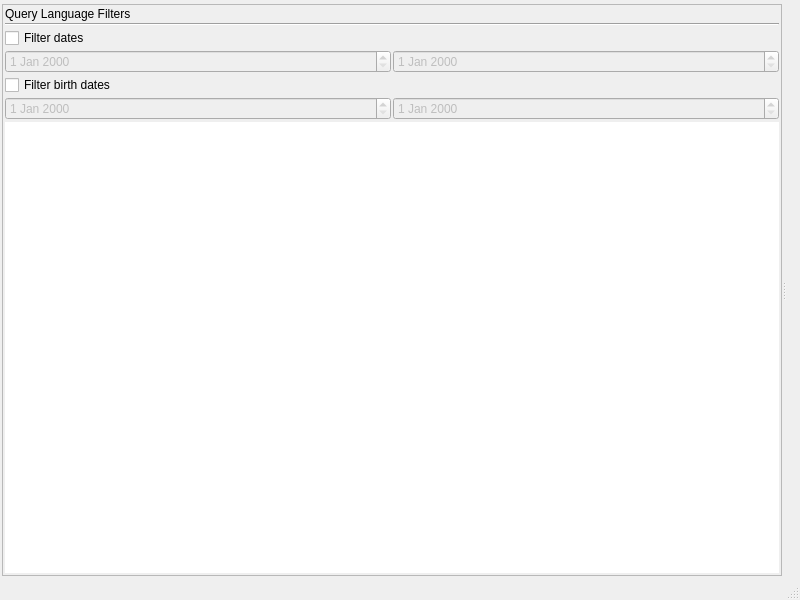
<?xml version="1.0" encoding="UTF-8"?>
<ui version="4.0">
 <class>RclMainBase</class>
 <widget class="QMainWindow" name="RclMainBase">
  <property name="geometry">
   <rect>
    <x>0</x>
    <y>0</y>
    <width>800</width>
    <height>600</height>
   </rect>
  </property>
  <property name="sizePolicy">
   <sizepolicy hsizetype="Preferred" vsizetype="Minimum">
    <horstretch>0</horstretch>
    <verstretch>0</verstretch>
   </sizepolicy>
  </property>
  <property name="windowTitle">
   <string>Recoll</string>
  </property>
  <widget class="QWidget" name="centralwidget">
   <layout class="QGridLayout" name="gridLayout">
    <item row="0" column="0">
     <layout class="QVBoxLayout" name="verticalLayout">
      <item>
       <widget class="SSearch" name="sSearch" native="true">
        <property name="sizePolicy">
         <sizepolicy hsizetype="Expanding" vsizetype="Fixed">
          <horstretch>0</horstretch>
          <verstretch>0</verstretch>
         </sizepolicy>
        </property>
       </widget>
      </item>
      <item>
       <widget class="QSplitter" name="sideFiltersSPLT">
        <property name="orientation">
         <enum>Qt::Horizontal</enum>
        </property>
        <widget class="QFrame" name="frame">
         <property name="frameShape">
          <enum>QFrame::StyledPanel</enum>
         </property>
         <layout class="QVBoxLayout" name="verticalLayoutsidefilt">
          <item>
           <widget class="QLabel" name="sideFilterLBL">
            <property name="text">
             <string>Query Language Filters</string>
            </property>
           </widget>
          </item>
          <item>
           <widget class="Line" name="line2">
            <property name="orientation">
             <enum>Qt::Horizontal</enum>
            </property>
           </widget>
          </item>
          <item>
           <widget class="QCheckBox" name="dateFilterCB">
            <property name="text">
             <string>Filter dates</string>
            </property>
            <property name="checked">
             <bool>false</bool>
            </property>
           </widget>
          </item>
          <item>
           <layout class="QHBoxLayout" name="hLayoutDatesFilter">
            <item>
             <widget class="QDateEdit" name="minDateFilterDTEDT">
              <property name="enabled">
               <bool>false</bool>
              </property>
             </widget>
            </item>
            <item>
             <widget class="QDateEdit" name="maxDateFilterDTEDT">
              <property name="enabled">
               <bool>false</bool>
              </property>
             </widget>
            </item>
           </layout>
          </item>
          <item>
           <widget class="QCheckBox" name="birthDateFilterCB">
            <property name="text">
             <string>Filter birth dates</string>
            </property>
            <property name="checked">
             <bool>false</bool>
            </property>
           </widget>
          </item>
          <item>
           <layout class="QHBoxLayout" name="hLayoutDatesFilter_2">
            <item>
             <widget class="QDateEdit" name="minBirthDateFilterDTEDT">
              <property name="enabled">
               <bool>false</bool>
              </property>
             </widget>
            </item>
            <item>
             <widget class="QDateEdit" name="maxBirthDateFilterDTEDT">
              <property name="enabled">
               <bool>false</bool>
              </property>
             </widget>
            </item>
           </layout>
          </item>
          <item>
           <widget class="QTreeView" name="idxTreeView">
            <property name="frameShape">
             <enum>QFrame::NoFrame</enum>
            </property>
           </widget>
          </item>
         </layout>
        </widget>
        <widget class="QWidget" name="resultsLayoutWidget">
         <layout class="QHBoxLayout" name="resultsHLayout">
          <item>
           <widget class="ResList" name="reslist" native="true">
            <property name="sizePolicy">
             <sizepolicy hsizetype="Preferred" vsizetype="Preferred">
              <horstretch>2</horstretch>
              <verstretch>0</verstretch>
             </sizepolicy>
            </property>
           </widget>
          </item>
         </layout>
        </widget>
       </widget>
      </item>
     </layout>
    </item>
   </layout>
  </widget>
  <widget class="QStatusBar" name="statusbar"/>
  <widget class="QMenuBar" name="MenuBar">
   <property name="geometry">
    <rect>
     <x>0</x>
     <y>0</y>
     <width>800</width>
     <height>32</height>
    </rect>
   </property>
   <addaction name="separator"/>
  </widget>
  <action name="fileExitAction">
   <property name="text">
    <string>E&amp;xit</string>
   </property>
   <property name="shortcut">
    <string>Ctrl+Q</string>
   </property>
   <property name="name" stdset="0">
    <cstring>fileExitAction</cstring>
   </property>
  </action>
  <action name="fileToggleIndexingAction">
   <property name="text">
    <string>Update &amp;index</string>
   </property>
   <property name="name" stdset="0">
    <cstring>fileToggleIndexingAction</cstring>
   </property>
  </action>
  <action name="fileBumpIndexingAction">
   <property name="enabled">
    <bool>false</bool>
   </property>
   <property name="text">
    <string>Trigger incremental pass</string>
   </property>
   <property name="name" stdset="0">
    <cstring>fileBumpIndexingAction</cstring>
   </property>
  </action>
  <action name="fileStartMonitorAction">
   <property name="enabled">
    <bool>true</bool>
   </property>
   <property name="text">
    <string>Start real time indexer</string>
   </property>
   <property name="name" stdset="0">
    <cstring>fileStartMonitorAction</cstring>
   </property>
  </action>
  <action name="fileRebuildIndexAction">
   <property name="text">
    <string>&amp;Rebuild index</string>
   </property>
   <property name="name" stdset="0">
    <cstring>fileRebuildIndexAction</cstring>
   </property>
  </action>
  <action name="fileEraseDocHistoryAction">
   <property name="text">
    <string>&amp;Erase document history</string>
   </property>
   <property name="name" stdset="0">
    <cstring>fileEraseDocHistoryAction</cstring>
   </property>
  </action>
  <action name="fileEraseSearchHistoryAction">
   <property name="text">
    <string>&amp;Erase search history</string>
   </property>
   <property name="name" stdset="0">
    <cstring>fileEraseSearchHistoryAction</cstring>
   </property>
  </action>
  <action name="fileExportSSearchHistoryAction">
   <property name="text">
    <string>E&amp;xport simple search history</string>
   </property>
   <property name="name" stdset="0">
    <cstring>fileExportSSearchHistoryAction</cstring>
   </property>
  </action>
  <action name="showMissingHelpers_Action">
   <property name="text">
    <string>Missing &amp;helpers</string>
   </property>
   <property name="name" stdset="0">
    <cstring>showMissingHelpers_Action</cstring>
   </property>
  </action>
  <action name="showActiveTypes_Action">
   <property name="text">
    <string>Indexed &amp;MIME types</string>
   </property>
   <property name="name" stdset="0">
    <cstring>showActiveTypes_Action</cstring>
   </property>
  </action>
  <action name="helpAbout_RecollAction">
   <property name="text">
    <string>&amp;About Recoll</string>
   </property>
   <property name="name" stdset="0">
    <cstring>helpAbout_RecollAction</cstring>
   </property>
  </action>
  <action name="userManualAction">
   <property name="text">
    <string>&amp;User manual (local, one HTML page)</string>
   </property>
   <property name="name" stdset="0">
    <cstring>userManualAction</cstring>
   </property>
  </action>
  <action name="onlineManualAction">
   <property name="text">
    <string>&amp;Online manual (Recoll Web site)</string>
   </property>
   <property name="name" stdset="0">
    <cstring>onlineManualAction</cstring>
   </property>
  </action>
  <action name="toolsDoc_HistoryAction">
   <property name="icon">
    <iconset resource="recoll.qrc">
     <normaloff>:/images/history.png</normaloff>:/images/history.png</iconset>
   </property>
   <property name="text">
    <string>Document &amp;History</string>
   </property>
   <property name="toolTip">
    <string>Document  History</string>
   </property>
   <property name="name" stdset="0">
    <cstring>toolsDoc_HistoryAction</cstring>
   </property>
  </action>
  <action name="toolsAdvanced_SearchAction">
   <property name="icon">
    <iconset resource="recoll.qrc">
     <normaloff>:/images/asearch.png</normaloff>:/images/asearch.png</iconset>
   </property>
   <property name="text">
    <string>&amp;Advanced Search</string>
   </property>
   <property name="toolTip">
    <string>Assisted complex search</string>
   </property>
   <property name="name" stdset="0">
    <cstring>toolsAdvanced_SearchAction</cstring>
   </property>
  </action>
  <action name="toolsSort_parametersAction">
   <property name="text">
    <string>&amp;Sort parameters</string>
   </property>
   <property name="toolTip">
    <string>Sort parameters</string>
   </property>
   <property name="name" stdset="0">
    <cstring>toolsSort_parametersAction</cstring>
   </property>
  </action>
  <action name="toolsSpellAction">
   <property name="icon">
    <iconset resource="recoll.qrc">
     <normaloff>:/images/spell.png</normaloff>:/images/spell.png</iconset>
   </property>
   <property name="text">
    <string>Term &amp;explorer</string>
   </property>
   <property name="toolTip">
    <string>Term explorer tool</string>
   </property>
   <property name="name" stdset="0">
    <cstring>toolsSpellAction</cstring>
   </property>
  </action>
  <action name="nextPageAction">
   <property name="enabled">
    <bool>false</bool>
   </property>
   <property name="icon">
    <iconset resource="recoll.qrc">
     <normaloff>:/images/nextpage.png</normaloff>:/images/nextpage.png</iconset>
   </property>
   <property name="iconText">
    <string>Next page</string>
   </property>
   <property name="toolTip">
    <string>Next page of results</string>
   </property>
   <property name="shortcut">
    <string>PgDown</string>
   </property>
   <property name="name" stdset="0">
    <cstring>nextPageAction</cstring>
   </property>
  </action>
  <action name="firstPageAction">
   <property name="enabled">
    <bool>false</bool>
   </property>
   <property name="icon">
    <iconset resource="recoll.qrc">
     <normaloff>:/images/firstpage.png</normaloff>:/images/firstpage.png</iconset>
   </property>
   <property name="iconText">
    <string>First page</string>
   </property>
   <property name="toolTip">
    <string>Go to first page of results</string>
   </property>
   <property name="shortcut">
    <string>Shift+PgUp</string>
   </property>
   <property name="name" stdset="0">
    <cstring>firstPageAction</cstring>
   </property>
  </action>
  <action name="prevPageAction">
   <property name="enabled">
    <bool>false</bool>
   </property>
   <property name="icon">
    <iconset resource="recoll.qrc">
     <normaloff>:/images/prevpage.png</normaloff>:/images/prevpage.png</iconset>
   </property>
   <property name="iconText">
    <string>Previous page</string>
   </property>
   <property name="toolTip">
    <string>Previous page of results</string>
   </property>
   <property name="shortcut">
    <string>PgUp</string>
   </property>
   <property name="name" stdset="0">
    <cstring>prevPageAction</cstring>
   </property>
  </action>
  <action name="indexConfigAction">
   <property name="text">
    <string>&amp;Index configuration</string>
   </property>
   <property name="name" stdset="0">
    <cstring>indexConfigAction</cstring>
   </property>
  </action>
  <action name="indexScheduleAction">
   <property name="text">
    <string>Indexing &amp;schedule</string>
   </property>
   <property name="name" stdset="0">
    <cstring>indexScheduleAction</cstring>
   </property>
  </action>
  <action name="queryPrefsAction">
   <property name="text">
    <string>&amp;GUI configuration</string>
   </property>
   <property name="name" stdset="0">
    <cstring>queryPrefsAction</cstring>
   </property>
  </action>
  <action name="extIdxAction">
   <property name="text">
    <string>E&amp;xternal index dialog</string>
   </property>
   <property name="iconText">
    <string>External index dialog</string>
   </property>
   <property name="name" stdset="0">
    <cstring>extIdxAction</cstring>
   </property>
  </action>
  <action name="enbSynAction">
   <property name="checkable">
    <bool>true</bool>
   </property>
   <property name="text">
    <string>Enable synonyms</string>
   </property>
   <property name="iconText">
    <string>Enable synonyms</string>
   </property>
   <property name="name" stdset="0">
    <cstring>enbSynAction</cstring>
   </property>
  </action>
  <action name="toggleFullScreenAction">
   <property name="text">
    <string>&amp;Full Screen</string>
   </property>
   <property name="iconText">
    <string>Full Screen</string>
   </property>
   <property name="shortcut">
    <string>F11</string>
   </property>
   <property name="name" stdset="0">
    <cstring>toggleFullScreenAction</cstring>
   </property>
  </action>
  <action name="zoomInAction">
   <property name="text">
    <string>Increase results text font size</string>
   </property>
   <property name="iconText">
    <string>Increase Font Size</string>
   </property>
   <property name="name" stdset="0">
    <cstring>zoomInAction</cstring>
   </property>
  </action>
  <action name="zoomOutAction">
   <property name="text">
    <string>Decrease results text font size</string>
   </property>
   <property name="iconText">
    <string>Decrease Font Size</string>
   </property>
   <property name="name" stdset="0">
    <cstring>zoomOutAction</cstring>
   </property>
  </action>
  <action name="actionSortByDateAsc">
   <property name="checkable">
    <bool>true</bool>
   </property>
   <property name="enabled">
    <bool>false</bool>
   </property>
   <property name="icon">
    <iconset resource="recoll.qrc">
     <normaloff>:/images/up.png</normaloff>:/images/up.png</iconset>
   </property>
   <property name="text">
    <string>Sort by date, oldest first</string>
   </property>
   <property name="toolTip">
    <string>Sort by dates from oldest to newest</string>
   </property>
  </action>
  <action name="actionSortByDateDesc">
   <property name="checkable">
    <bool>true</bool>
   </property>
   <property name="enabled">
    <bool>false</bool>
   </property>
   <property name="icon">
    <iconset resource="recoll.qrc">
     <normaloff>:/images/down.png</normaloff>:/images/down.png</iconset>
   </property>
   <property name="text">
    <string>Sort by date, newest first</string>
   </property>
   <property name="toolTip">
    <string>Sort by dates from newest to oldest</string>
   </property>
  </action>
  <action name="actionShowQueryDetails">
   <property name="text">
    <string>Show Query Details</string>
   </property>
  </action>
  <action name="actionShowResultsAsTable">
   <property name="checkable">
    <bool>true</bool>
   </property>
   <property name="icon">
    <iconset resource="recoll.qrc">
     <normaloff>:/images/table.png</normaloff>:/images/table.png</iconset>
   </property>
   <property name="text">
    <string>Show as table</string>
   </property>
   <property name="toolTip">
    <string>Show results in a spreadsheet-like table</string>
   </property>
  </action>
  <action name="actionSaveResultsAsCSV">
   <property name="text">
    <string>Save as CSV (spreadsheet) file</string>
   </property>
   <property name="toolTip">
    <string>Saves the result into a file which you can load in a spreadsheet</string>
   </property>
  </action>
  <action name="actionNext_Page">
   <property name="text">
    <string>Next Page</string>
   </property>
  </action>
  <action name="actionPrevious_Page">
   <property name="text">
    <string>Previous Page</string>
   </property>
  </action>
  <action name="actionFirst_Page">
   <property name="text">
    <string>First Page</string>
   </property>
  </action>
  <action name="actionQuery_Fragments">
   <property name="icon">
    <iconset resource="recoll.qrc">
     <normaloff>:/images/code-block.png</normaloff>:/images/code-block.png</iconset>
   </property>
   <property name="text">
    <string>Query Fragments</string>
   </property>
  </action>
  <action name="fileRetryFailedAction">
   <property name="checkable">
    <bool>true</bool>
   </property>
   <property name="text">
    <string>    With failed files retrying</string>
   </property>
   <property name="toolTip">
    <string>Next update will retry previously failed files</string>
   </property>
   <property name="name" stdset="0">
    <cstring>fileToggleIndexingAction</cstring>
   </property>
  </action>
  <action name="actionSave_last_query">
   <property name="text">
    <string>Save last query</string>
   </property>
  </action>
  <action name="actionLoad_saved_query">
   <property name="text">
    <string>Load saved query</string>
   </property>
  </action>
  <action name="actionSpecial_Indexing">
   <property name="text">
    <string>Special Indexing</string>
   </property>
   <property name="toolTip">
    <string>Indexing with special options</string>
   </property>
  </action>
  <action name="actionSwitch_Config">
   <property name="text">
    <string>Switch Configuration...</string>
   </property>
   <property name="toolTip">
    <string>Choose another configuration to run on, replacing this process</string>
   </property>
  </action>
  <action name="actionShow_index_statistics">
   <property name="text">
    <string>Index &amp;statistics</string>
   </property>
  </action>
  <action name="actionWebcache_Editor">
   <property name="text">
    <string>Webcache Editor</string>
   </property>
  </action>
 </widget>
 <layoutdefault spacing="2" margin="2"/>
 <customwidgets>
  <customwidget>
   <class>SSearch</class>
   <extends>QWidget</extends>
   <header>ssearch_w.h</header>
  </customwidget>
  <customwidget>
   <class>ResList</class>
   <extends>QWidget</extends>
   <header>reslist.h</header>
  </customwidget>
 </customwidgets>
 <includes>
  <include location="local">ssearch_w.h</include>
  <include location="local">reslist.h</include>
 </includes>
 <resources>
  <include location="recoll.qrc"/>
 </resources>
 <connections/>
</ui>
